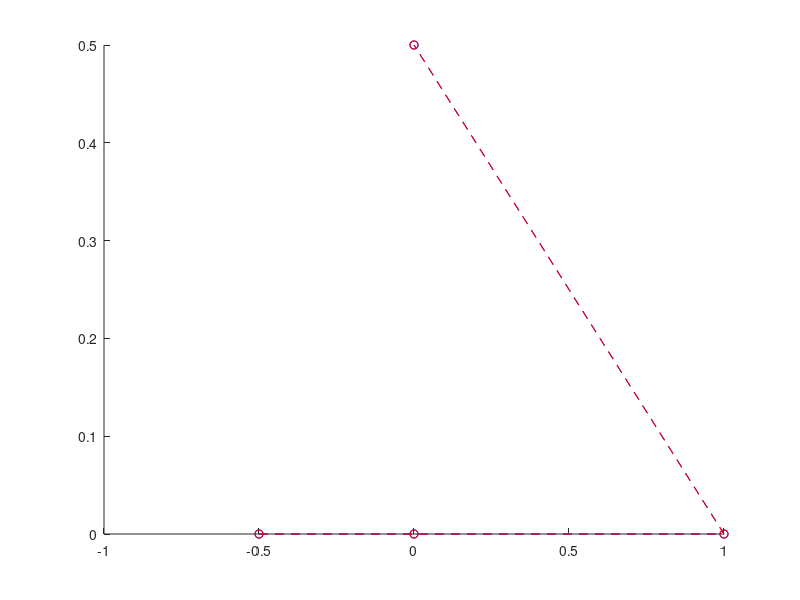

The MATLAB script that drew this image:
% Data input
E = 11.4e6; % MPA
areaVector = 50e-4*ones(5,1);
lengthVector = [0.5;1.0;sqrt(5)/2;1/sqrt(2);0.5];
angleVector = [0;0;3*pi/4;pi/4;pi/2];
positionVector = [-0.5;0;0;0;1;0;0;0.5]; % Found by taking B as origin

elementCount = 5;
nodeCount = 4; % Since there are 4 nodes: A, B, C, D

stiffnessGlobal = zeros(nodeCount*2,nodeCount*2); % Times 2 for two dimensions
forceFinal = zeros(nodeCount*2,1);
displacementFinal = zeros(nodeCount*2,1);

% Function to generate local stiffness matrix
function stiffnessLocal = localStiffnessGenerator(E,A,l,theta)
    stiffnessConstant = E*A/l;
    R = [cos(theta) -sin(theta); -sin(theta) cos(theta)];
    stiffnessMatrix = [stiffnessConstant 0 -stiffnessConstant 0; zeros(1,4);...
                       -stiffnessConstant 0 stiffnessConstant 0; zeros(1,4)];
    R4 = [R zeros(2,2); zeros(2,2) R];
    stiffnessLocal = R4*stiffnessMatrix*R4';
end

% Generating the local stiffnesses of each element and appending them to the global matrix
for node = 1:nodeCount-1
    A = areaVector(node);
    theta = angleVector(node);
    l = lengthVector(node);
    stiffnessLocal = localStiffnessGenerator(E,A,l,theta);
    selectionBeginning = 2*(node - 1) + 1; % Beginning index for node displacement
    selectionEnding = selectionBeginning + 3; % Ending index for node displacement
    stiffnessGlobal(selectionBeginning:selectionEnding,selectionBeginning:selectionEnding) = stiffnessGlobal(selectionBeginning:selectionEnding,selectionBeginning:selectionEnding) + stiffnessLocal;
end

% Apply boundary conditions (fixed for A, roller for B)
stiffnessGlobal(1:2,:) = 0; % Fixed for node A
stiffnessGlobal(:,1:2) = 0; % Fixed for node A
stiffnessGlobal(3,3) = stiffnessGlobal(3,3) + stiffnessGlobal(4,4); % Vertical roller for node B
stiffnessGlobal(4,3:4) = 0; % No horizontal constraint for roller at node B

% Eliminating all displacements and subsequently all forces, to be zero
forceEvaluated = forceFinal(3:end-2);
displacementEvaluated = displacementFinal(3:end-2);
stiffnessEvaluated = stiffnessGlobal(3:end-2,3:end-2);

% Solving for displacements
displacementEvaluated = stiffnessEvaluated\forceEvaluated;

% Updating final displacements and positions
displacementFinal(3:end-2) = displacementEvaluated;
positionVectorFinal = positionVector + displacementFinal;

% Plotting
hold on;
plot(positionVector(1:2:end),positionVector(2:2:end), '--ob')

plot(positionVectorFinal(1:2:end),positionVectorFinal(2:2:end), '--or')

